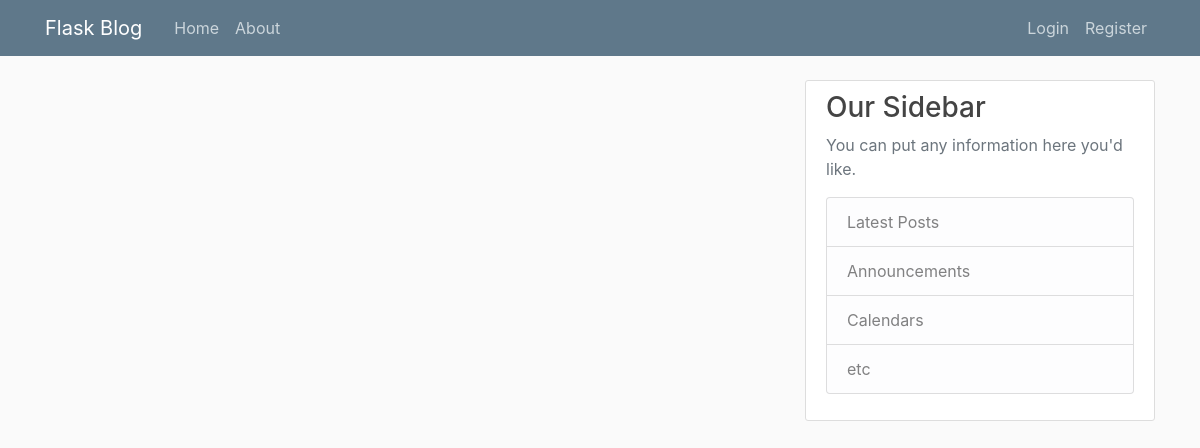
Page /home on the earlier database version.
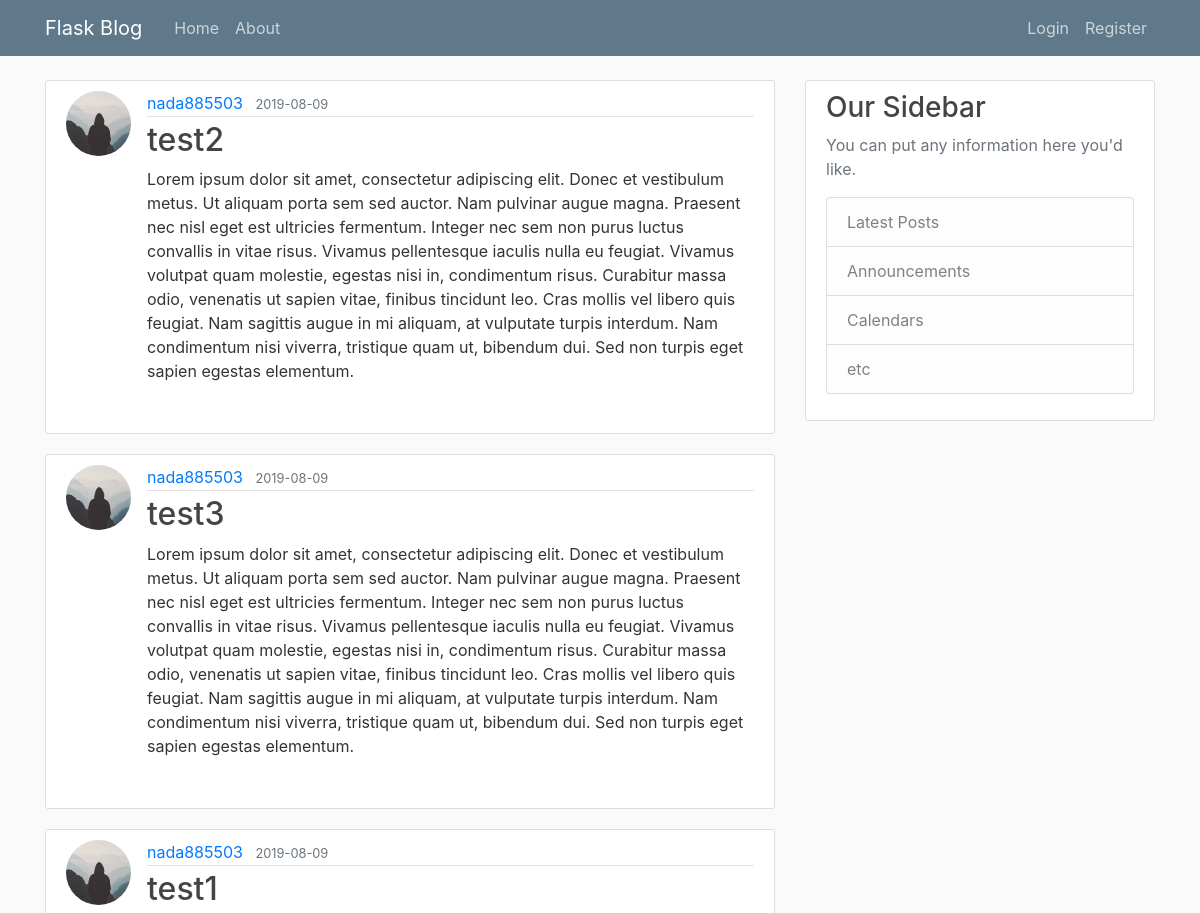
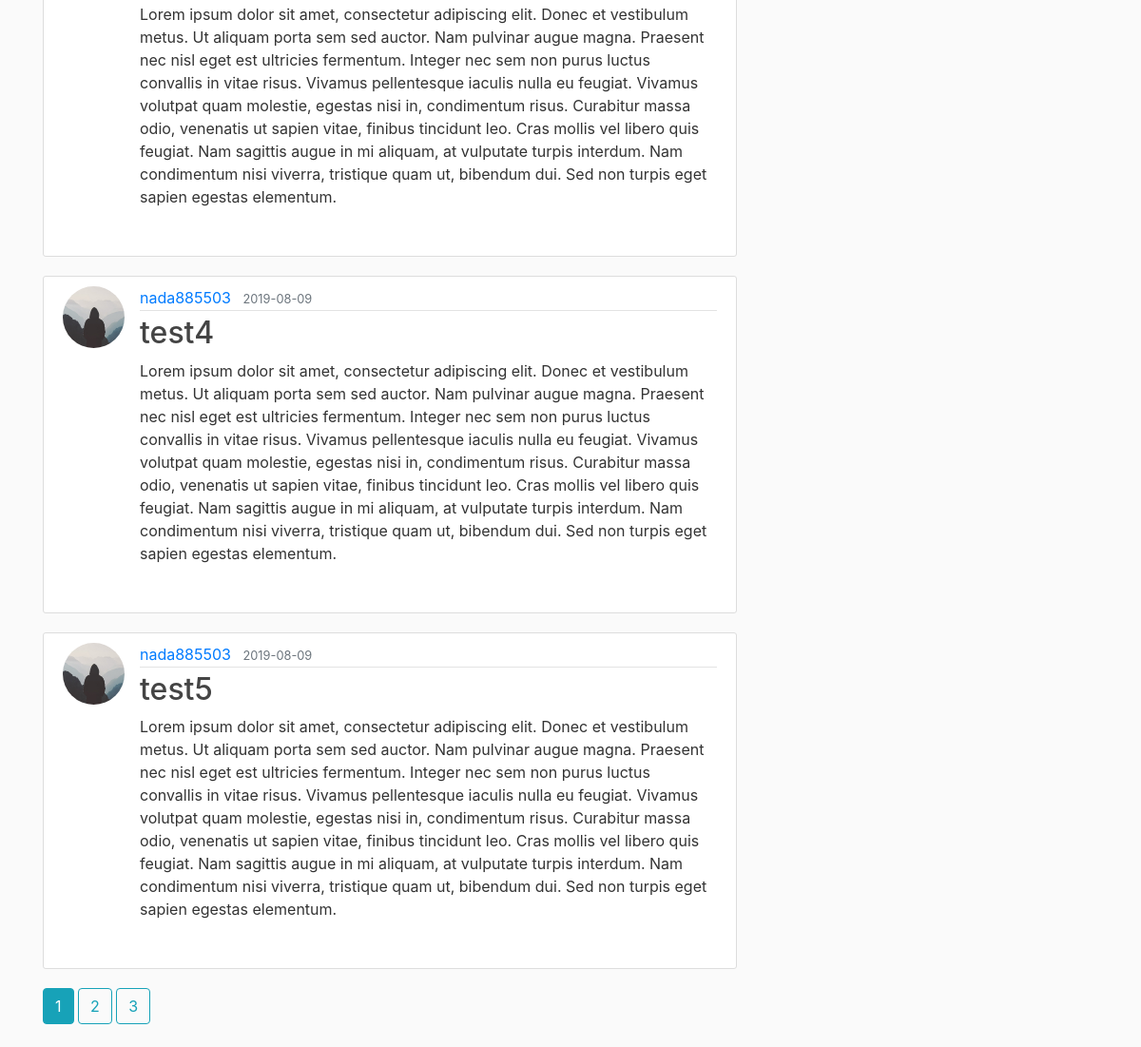
Same page on the later database version (2 pictures, top to bottom).
### flaskblog/models.py (models this page shows, shortened)
class Post(db.Model):
    id = db.Column(db.Integer, primary_key=True)
    title = db.Column(db.String(100), nullable=False)
    date_posted = db.Column(db.DateTime, nullable=False, default=datetime.utcnow)
    content = db.Column(db.Text, nullable=False)
    user_id = db.Column(db.Integer, db.ForeignKey('user.id'), nullable=False)

class User(db.Model, UserMixin):
    id = db.Column(db.Integer, primary_key=True)
    username = db.Column(db.String(20), unique=True, nullable=False)
    email = db.Column(db.String(120), unique=True, nullable=False)
    image_file = db.Column(db.String(20), nullable=False, default='default.jpg')
    password = db.Column(db.String(60), nullable=False)
    posts = db.relationship('Post', backref='author', lazy=True)

### flaskblog/routes.py (the view)
@app.route("/")
@app.route("/home")
def home():
    page = request.args.get('page', 1, type=int)
    posts = Post.query.paginate(page=page, per_page=5)
    return render_template('home.html', posts=posts)

### flaskblog/templates/home.html
{% extends "layout.html" %}
{% block content %}
    {% for post in posts.items %}
        <article class="media content-section">
            <img class="rounded-circle article-img" src="{{ url_for('static', filename='profile_pics/' + post.author.image_file) }}">
            <div class="media-body">
                <div class="article-metadata">
                    <a class="mr-2" href="#">{{ post.author.username }}</a>
                    <small class="text-muted">{{ post.date_posted.strftime('%Y-%m-%d') }}</small>
                </div>
                <h2><a class="article-title" href="{{ url_for('post', post_id=post.id) }}">{{ post.title }}</a></h2>
                <p class="article-content">{{ post.content }}</p>
            </div>
        </article>
    {% endfor %}
    {% for page_num in posts.iter_pages(left_edge=1, right_edge=1, left_current=1, right_current=2) %}
        {% if page_num %}
            {% if posts.page == page_num %}
                <a class="btn btn-info mb-4" href="{{ url_for('home', page=page_num) }}">{{ page_num }}</a>
            {% else %}
                <a class="btn btn-outline-info mb-4" href="{{ url_for('home', page=page_num) }}">{{ page_num }}</a>
            {% endif %}
        {% else %}
            ...
        {% endif %}
    {% endfor %}
{% endblock %}

### flaskblog/templates/layout.html (shortened to what this page needs)
<!DOCTYPE html>
<html>
<head>
    <link rel="stylesheet" href="https://maxcdn.bootstrapcdn.com/bootstrap/4.0.0/css/bootstrap.min.css">
    <link rel="stylesheet" type="text/css" href="{{ url_for('static', filename='main.css') }}">
</head>
<body>
    <header class="site-header">
            <nav class="navbar navbar-expand-md navbar-dark bg-steel fixed-top">
            <div class="container">
                <a class="navbar-brand mr-4" href="/">Flask Blog</a>
                <div class="collapse navbar-collapse" id="navbarToggle">
                    <div class="navbar-nav mr-auto">
                        <a class="nav-item nav-link" href="{{ url_for('home') }}">Home</a>
                        <a class="nav-item nav-link" href="{{ url_for('about') }}">About</a>
                    </div>
                    <div class="navbar-nav">
                        {% if current_user.is_authenticated %}
                            <a class="nav-item nav-link" href="{{ url_for('new_post') }}">New Post</a>
                            <a class="nav-item nav-link" href="{{ url_for('account') }}">Account</a>
                            <a class="nav-item nav-link" href="{{ url_for('logout') }}">Logout</a>
                        {% else %}
                            <a class="nav-item nav-link" href="{{ url_for('login') }}">Login</a>
                            <a class="nav-item nav-link" href="{{ url_for('register') }}">Register</a>
                        {% endif %}
                    </div>
                </div>
            </div>
        </nav>
    </header>
    <main role="main" class="container">
        <div class="row">
            <div class="col-md-8">
                {% block content %}{% endblock %}
            </div>
            <div class="col-md-4">
                <div class="content-section">
                    <h3>Our Sidebar</h3>
                    <p class='text-muted'>You can put any information here you'd like.
                        <ul class="list-group">
                            <li class="list-group-item list-group-item-light">Latest Posts</li>
                            <li class="list-group-item list-group-item-light">Announcements</li>
                            <li class="list-group-item list-group-item-light">Calendars</li>
                            <li class="list-group-item list-group-item-light">etc</li>
                        </ul>
                    </p>
                </div>
            </div>
        </div>
      </main>
</body>
</html>

### flaskblog/static/main.css (style rules this page uses)
body { background: #fafafa; color: #333333; margin-top: 5rem; }
h1, h2, h3, h4, h5, h6 { color: #444444; }
.bg-steel { background-color: #5f788a; }
.site-header .navbar-nav .nav-link { color: #cbd5db; }
.content-section { background: #ffffff; padding: 10px 20px; border: 1px solid #dddddd; border-radius: 3px; margin-bottom: 20px; }
.article-title { color: #444444; }
.article-content { white-space: pre-line; }
.article-img { height: 65px; width: 65px; margin-right: 16px; }
.article-metadata { padding-bottom: 1px; margin-bottom: 4px; border-bottom: 1px solid #e3e3e3 }

Differences in the rows shown:
added Post: image_file (placeholder picture), author.username "nada885503", date_posted "2019-08-09", title "test2", content "Lorem ipsum dolor sit amet, consectetur adipiscing elit. Donec et vestibulum metus. Ut aliquam porta sem sed auctor. Nam pulvinar augue magna. Praesent nec nisl eget est ultricies fermentum. Integer nec sem non purus luctus convallis in vitae risus. Vivamus pellentesque iaculis nulla eu feugiat. Vivamus volutpat quam molestie, egestas nisi in, condimentum risus. Curabitur massa odio, venenatis ut sapien vitae, finibus tincidunt leo. Cras mollis vel libero quis feugiat. Nam sagittis augue in mi aliquam, at vulputate turpis interdum. Nam condimentum nisi viverra, tristique quam ut, bibendum dui. Sed non turpis eget sapien egestas elementum."
added Post: image_file (placeholder picture), author.username "nada885503", date_posted "2019-08-09", title "test3", content "Lorem ipsum dolor sit amet, consectetur adipiscing elit. Donec et vestibulum metus. Ut aliquam porta sem sed auctor. Nam pulvinar augue magna. Praesent nec nisl eget est ultricies fermentum. Integer nec sem non purus luctus convallis in vitae risus. Vivamus pellentesque iaculis nulla eu feugiat. Vivamus volutpat quam molestie, egestas nisi in, condimentum risus. Curabitur massa odio, venenatis ut sapien vitae, finibus tincidunt leo. Cras mollis vel libero quis feugiat. Nam sagittis augue in mi aliquam, at vulputate turpis interdum. Nam condimentum nisi viverra, tristique quam ut, bibendum dui. Sed non turpis eget sapien egestas elementum."
added Post: image_file (placeholder picture), author.username "nada885503", date_posted "2019-08-09", title "test1", content "Lorem ipsum dolor sit amet, consectetur adipiscing elit. Donec et vestibulum metus. Ut aliquam porta sem sed auctor. Nam pulvinar augue magna. Praesent nec nisl eget est ultricies fermentum. Integer nec sem non purus luctus convallis in vitae risus. Vivamus pellentesque iaculis nulla eu feugiat. Vivamus volutpat quam molestie, egestas nisi in, condimentum risus. Curabitur massa odio, venenatis ut sapien vitae, finibus tincidunt leo. Cras mollis vel libero quis feugiat. Nam sagittis augue in mi aliquam, at vulputate turpis interdum. Nam condimentum nisi viverra, tristique quam ut, bibendum dui. Sed non turpis eget sapien egestas elementum."
added Post: image_file (placeholder picture), author.username "nada885503", date_posted "2019-08-09", title "test4", content "Lorem ipsum dolor sit amet, consectetur adipiscing elit. Donec et vestibulum metus. Ut aliquam porta sem sed auctor. Nam pulvinar augue magna. Praesent nec nisl eget est ultricies fermentum. Integer nec sem non purus luctus convallis in vitae risus. Vivamus pellentesque iaculis nulla eu feugiat. Vivamus volutpat quam molestie, egestas nisi in, condimentum risus. Curabitur massa odio, venenatis ut sapien vitae, finibus tincidunt leo. Cras mollis vel libero quis feugiat. Nam sagittis augue in mi aliquam, at vulputate turpis interdum. Nam condimentum nisi viverra, tristique quam ut, bibendum dui. Sed non turpis eget sapien egestas elementum."
added Post: image_file (placeholder picture), author.username "nada885503", date_posted "2019-08-09", title "test5", content "Lorem ipsum dolor sit amet, consectetur adipiscing elit. Donec et vestibulum metus. Ut aliquam porta sem sed auctor. Nam pulvinar augue magna. Praesent nec nisl eget est ultricies fermentum. Integer nec sem non purus luctus convallis in vitae risus. Vivamus pellentesque iaculis nulla eu feugiat. Vivamus volutpat quam molestie, egestas nisi in, condimentum risus. Curabitur massa odio, venenatis ut sapien vitae, finibus tincidunt leo. Cras mollis vel libero quis feugiat. Nam sagittis augue in mi aliquam, at vulputate turpis interdum. Nam condimentum nisi viverra, tristique quam ut, bibendum dui. Sed non turpis eget sapien egestas elementum."
Other differences:
new list line: "1"
new list line: "2"
new list line: "3"
